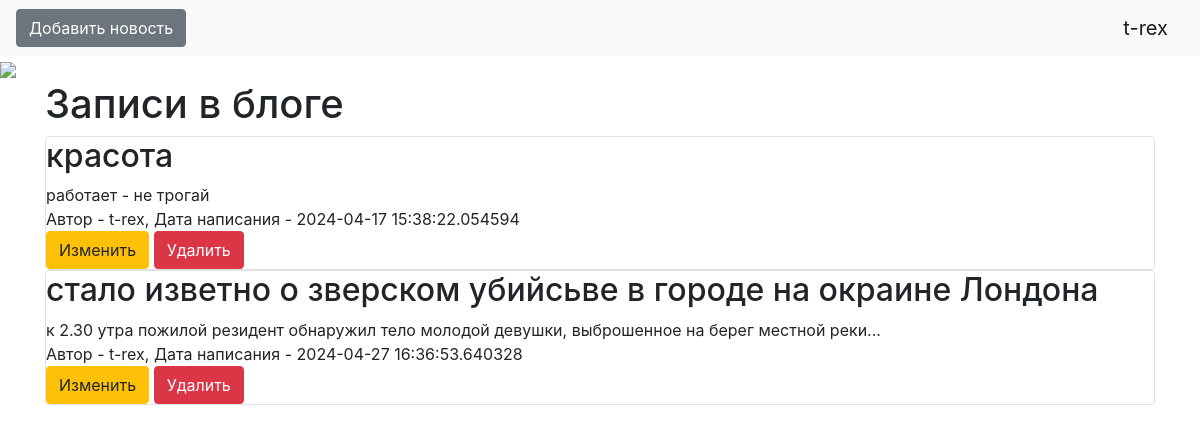
The page / (signed in) on the database its author committed.
### data/users.py (models this page shows)
class User(SqlAlchemyBase, UserMixin):
    __tablename__ = 'users'
    news = orm.relationship("News", back_populates='user')
    id = sqlalchemy.Column(sqlalchemy.Integer,
                           primary_key=True, autoincrement=True)
    name = sqlalchemy.Column(sqlalchemy.String, nullable=True)
    about = sqlalchemy.Column(sqlalchemy.String, nullable=True)
    email = sqlalchemy.Column(sqlalchemy.String,
                              index=True, unique=True, nullable=True)
    hashed_password = sqlalchemy.Column(sqlalchemy.String, nullable=True)
    created_date = sqlalchemy.Column(sqlalchemy.DateTime,
                                     default=datetime.datetime.now)

### data/news.py (models this page shows)
class News(SqlAlchemyBase):
    __tablename__ = 'news'
    id = sqlalchemy.Column(sqlalchemy.Integer,
                           primary_key=True, autoincrement=True)
    title = sqlalchemy.Column(sqlalchemy.String, nullable=True)
    content = sqlalchemy.Column(sqlalchemy.String, nullable=True)
    created_date = sqlalchemy.Column(sqlalchemy.DateTime,
                                     default=datetime.datetime.now)
    is_private = sqlalchemy.Column(sqlalchemy.Boolean, default=True)
    user_id = sqlalchemy.Column(sqlalchemy.Integer,
                                sqlalchemy.ForeignKey("users.id"))
    user = orm.relationship('User')
    categories = orm.relationship("Category",
                                  secondary="association",
                                  backref="news")

### main.py (the view)
@app.route("/")
def index():
    db_sess = db_session.create_session()
    if current_user.is_authenticated:
        news = db_sess.query(News).filter(
            (News.user == current_user) | (News.is_private == True))
    else:
        news = db_sess.query(News).filter(News.is_private == True)
    return render_template("index.html", news=news)

### data/db_session.py (called while the page is built)
def create_session() -> Session:
    global __factory
    return __factory()

### main.py (called while the page is built)
@login_manager.user_loader
def load_user(user_id):
    db_sess = db_session.create_session()
    return db_sess.query(User).get(user_id)

### templates/index.html
{% extends "base.html" %}
{% block content %}
<h1>Записи в блоге</h1>
{% for item in news%}
<div class="col-md6 border rounded">
    <h2>{{item.title}}</h2>
    <div>
        {{item.content}}
    </div>
    <div>
        Автор - {{item.user.name}}, Дата написания - {{item.created_date}}
    </div>
    {% if current_user.is_authenticated and current_user == item.user %}
         <div>
             <a href="/news/{{ item.id }}" class="btn btn-warning">
                 Изменить
             </a>
             <a href="/news_delete/{{ item.id }}" class="btn btn-danger">
                 Удалить
             </a>
         </div>
    {% endif %}
</div>
{% endfor %}
{% endblock %}

### templates/base.html (shortened to what this page needs)
<!doctype html>
<html lang="en">
<head>
    <link rel="stylesheet"
          href="https://stackpath.bootstrapcdn.com/bootstrap/4.4.1/css/bootstrap.min.css"
>
</head>
<body>
<header>
    <nav class="navbar navbar-light bg-light">
        {% if current_user.is_authenticated %}
             <a href="news" class="btn btn-secondary">Добавить новость</a>
        {% endif %}
        {% if current_user.is_authenticated %}
            <a class="navbar-brand" href="/logout">{{ current_user.name }}</a>
        {% else %}
            <p>
                <a class="btn btn-primary " href="/register">Зарегистрироваться</a>
                <a class="btn btn-success" href="/login">Войти</a>
            </p>
        {% endif %}
    </nav>
</header>
<div class="banner">
    <a><img src="/static/img/#"></a>
</div>
<main role="main" class="container">
    {% block content %}{% endblock %}
</main>
</body>
</html>

### rows shown on the page
User: name "t-rex"
News: title "красота", content "работает - не трогай", user.name "t-rex", created_date "2024-04-17 15:38:22.054594"
News: title "стало изветно о зверском убийсьве в городе на окраине Лондона", content "к 2.30 утра пожилой резидент обнаружил тело молодой девушки, выброшенное на берег местной реки...", user.name "t-rex", created_date "2024-04-27 16:36:53.640328"
